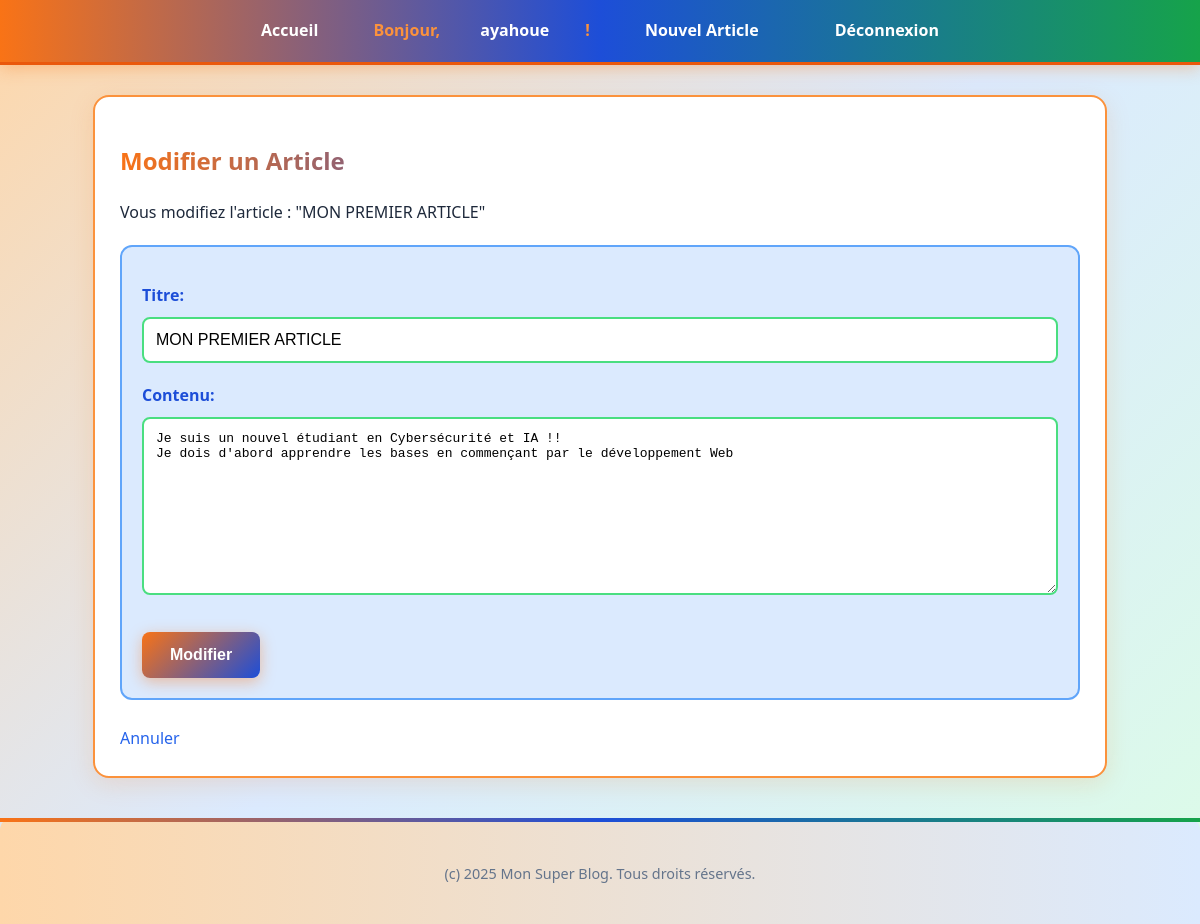
The app's page /article/15/modifier/ (signed in) with its own data.
### blogapp/models.py (models this page shows, shortened)
class Article(models.Model):
    titre = models.CharField(max_length=200)
    contenu = models.TextField()
    auteur = models.ForeignKey(
        User,
        on_delete=models.CASCADE,
        related_name='articles_ecrits'
    )
    date_creation = models.DateTimeField(auto_now_add=True)  # Se met à jour automatiquement à la création
    date_mise_a_jour = models.DateTimeField(auto_now=True)   # Se met à jour automatiquement à chaque modification

### blogapp/views.py (the view, shortened to what this page needs)
# urls.py: path('article/<int:article_id>/modifier/', views.modifier_article_view, name='modifier_article'),
@login_required
def modifier_article_view(request, article_id):
    article = get_object_or_404(Article, pk=article_id)
    if article.auteur != request.user:
        return redirect('blogapp:detail_article', article_id=article.pk)  # Ou une page d'erreur 403 Forbidden
    form = ArticleForm(instance=article)
    context = {
        'form': form,
        'action': 'Modifier',
        'article': article,
    }
    return render(request, 'blogapp/creer_modifier_article.html', context)

### blogapp/forms.py
class ArticleForm(forms.ModelForm):
    class Meta:
        model = Article
        fields = ['titre', 'contenu']  # Seuls ces champs seront dans le formulaire

### blogapp/templates/blogapp/creer_modifier_article.html (shortened to what this page needs)
{% extends "base.html" %}
{% block content %}
<h2>{{ action }} un Article</h2>
{% if action == "Modifier" and article %}
<p>Vous modifiez l'article : "{{ article.titre }}"</p>
{% endif %}
<form method="post">
    {{ form.as_p }}
    <button type="submit">{{ action }}</button>
</form>
<br>
<a href="{% if article %}{% url 'blogapp:detail_article' article_id=article.pk %}{% else %}{% url 'blogapp:accueil' %}{% endif %}">Annuler</a>
{% endblock %}

### templates/base.html (shortened to what this page needs)
{% load static %}
<!DOCTYPE html>
<html lang="fr">
<head>
    <link rel="stylesheet" href="{% static 'blogapp/style.css' %}">
</head>
<body>
    <nav>
        <a href="{% url 'blogapp:accueil' %}">Accueil</a>
        {% if user.is_authenticated %}
            <span class="user-greeting">Bonjour, <a href="{% url 'blogapp:profil_utilisateur' username=user.username %}">{{ user.username }}</a>!</span>
            <a href="{% url 'blogapp:creer_article' %}">Nouvel Article</a>
            <a href="{% url 'blogapp:deconnexion' %}">Déconnexion</a>
        {% else %}
            <a href="{% url 'blogapp:connexion' %}">Connexion</a>
            <a href="{% url 'blogapp:inscription' %}">Inscription</a>
        {% endif %}
    </nav>
    <div class="container">
        {% block content %}
        {% endblock %}
    </div>
    <footer>
        <p>(c) {% now "Y" %} Mon Super Blog. Tous droits réservés.</p>
    </footer>
</body>
</html>

### blogapp/static/blogapp/style.css (style rules this page uses)
:root { --color-orange-principal: #f97316; --color-orange-vif: #ea580c; --color-orange-clair: #fb923c; --color-orange-pale: #fed7aa; --color-bleu-principal: #1d4ed8; --color-bleu-vif: #2563eb; --color-bleu-clair: #60a5fa; --color-bleu-pale: #dbeafe; --color-vert-principal: #16a34a; --color-vert-vif: #22c55e; --color-vert-clair: #4ade80; --color-vert-pale: #dcfce7; --color-gris-clair: #f8fafc; --color-gris-moyen: #64748b; --color-gris-fonce: #1e293b; --color-blanc: #ffffff; }
body { font-family: 'Segoe UI', Tahoma, Geneva, Verdana, sans-serif; margin: 0; padding: 0; background: linear-gradient(135deg, var(--color-orange-pale) 0%, var(--color-bleu-pale) 50%, var(--color-vert-pale) 100%); color: var(--color-gris-fonce); line-height: 1.6; }
.container { width: 80%; max-width: 960px; margin: 20px auto; padding: 25px; background-color: var(--color-blanc); border-radius: 16px; box-shadow: 0 6px 25px rgba(249, 115, 22, 0.15); border: 2px solid var(--color-orange-clair); }
h1, h2, h3 { color: var(--color-bleu-principal); background: linear-gradient(90deg, var(--color-orange-principal), var(--color-bleu-principal), var(--color-vert-principal)); -webkit-background-clip: text; -webkit-text-fill-color: transparent; background-clip: text; }
a { color: var(--color-bleu-vif); text-decoration: none; transition: all 0.3s ease; font-weight: 500; }
nav { background: linear-gradient(90deg, var(--color-orange-principal) 0%, var(--color-bleu-principal) 50%, var(--color-vert-principal) 100%); color: var(--color-blanc); padding: 18px 0; text-align: center; margin-bottom: 30px; box-shadow: 0 4px 15px rgba(249, 115, 22, 0.3); border-bottom: 3px solid var(--color-orange-vif); }
nav a { color: var(--color-blanc); margin: 0 20px; font-weight: bold; transition: all 0.3s ease; padding: 8px 16px; border-radius: 6px; }
nav .user-greeting { color: var(--color-orange-clair); margin: 0 15px; font-weight: bold; }
form { margin-top: 20px; padding: 20px; background: var(--color-bleu-pale); border-radius: 12px; border: 2px solid var(--color-bleu-clair); }
form p { margin-bottom: 20px; }
form label { display: block; margin-bottom: 8px; font-weight: bold; color: var(--color-bleu-principal); }
form input[type="text"], form input[type="password"], form input[type="email"], form textarea { width: 100%; padding: 12px; border: 2px solid var(--color-vert-clair); border-radius: 8px; box-sizing: border-box; font-size: 1em; transition: all 0.3s ease; background-color: var(--color-blanc); }
form textarea { min-height: 120px; resize: vertical; }
button[type="submit"], .button-link { background: linear-gradient(135deg, var(--color-orange-principal) 0%, var(--color-bleu-principal) 100%); color: white; padding: 14px 28px; border: none; border-radius: 8px; cursor: pointer; font-size: 1em; font-weight: bold; text-decoration: none; display: inline-block; transition: all 0.3s ease; box-shadow: 0 4px 15px rgba(249, 115, 22, 0.4); margin-top: 10px; }
footer { text-align: center; margin-top: 40px; padding: 25px 0; border-top: 4px solid; border-image: linear-gradient(90deg, var(--color-orange-principal), var(--color-bleu-principal), var(--color-vert-principal)) 1; font-size: 0.9em; color: var(--color-gris-moyen); background: linear-gradient(90deg, var(--color-orange-pale) 0%, var(--color-bleu-pale) 100%); border-radius: 12px 12px 0 0; }
.container { animation: fadeIn 0.5s ease-out; }

### records on screen
Article: titre "MON PREMIER ARTICLE", contenu "Je suis un nouvel étudiant en Cybersécurité et IA !! Je dois d'abord apprendre les bases en commençant par le développement Web"

### other values on screen
{{ user.username }} "ayahoue"
{{ action }} "Modifier"
